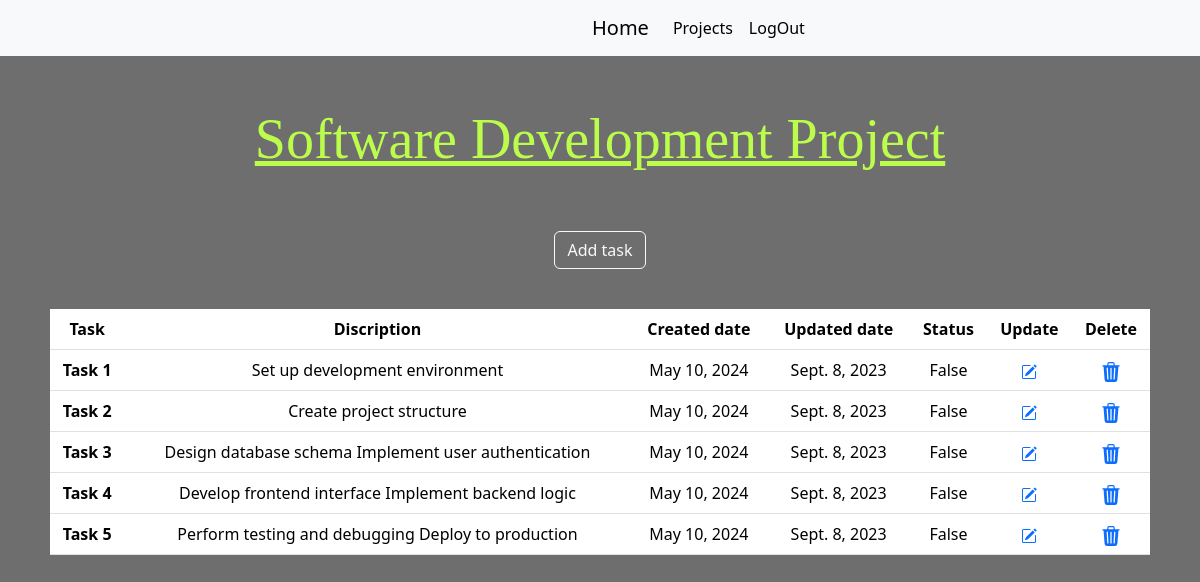
The page /Task_Page/Software Development Project/ on the database its author committed.
### ToDoApp/models.py (models this page shows)
class Projects(models.Model):
    Title = models.CharField(max_length=100,null=True,blank=True)
    Cdate =  models.DateField(default=datetime.date.today)

class TaskDB(models.Model):
    TitleT = models.CharField(max_length=100, null=True, blank=True)
    Task = models.CharField(max_length=100,null=True,blank=True)
    Discription = models.CharField(max_length=100,null=True,blank=True)
    status = models.BooleanField(default=False)
    Cdate =  models.DateField(default=datetime.date.today)
    Udate =  models.DateField(default=datetime.date.today)

### ToDoApp/views.py (the view)
# urls.py: path('Task_Page/<T>/',views.Task_Page,name="Task_Page"),
def Task_Page(request,T):
    y = Projects.objects.get(Title=T)
    x = TaskDB.objects.filter(TitleT=T)
    return render(request,"TaskPage.html",{'x':x,'y':y})

### ToDoApp/templates/TaskPage.html (shortened to what this page needs)
<!DOCTYPE html>
<html lang="en">
<head>
    <link href="https://cdn.jsdelivr.net/npm/bootstrap@5.3.3/dist/css/bootstrap.min.css" rel="stylesheet">
</head>
<body style="background-color: #6E6E6E;color:#BCFD4C">
<div style="text-align:center;">
    <nav class="navbar navbar-expand-lg bg-body-tertiary">
  <div class="container-fluid">
    <a class="navbar-brand" style="margin-left:580px" href="{% url 'HomePage' %}">Home</a>
    <div class="collapse navbar-collapse" id="navbarNav">
      <ul class="navbar-nav">
        <li class="nav-item">
          <a class="nav-link active" aria-current="page" href="{% url 'HomePage' %}">Projects</a>
        </li>
        <li class="nav-item">
          <a class="nav-link active" aria-current="page" href="{% url 'user_logout' %}">LogOut</a>
        </li>
      </ul>
    </div>
  </div>
</nav>
</div>
<div >
     <div style="text-align:center;">
        <u><h1 style="font-family: Georgia, 'Times New Roman', Times, serif;font-weight: 500;margin-top:50px;font-size: 350%;color:#BCFD4C">{{y.Title}}</h1></u>
    <button type="button" class="btn btn-outline-light" style="margin-top:50px;text-align:center;"  class="btn btn-primary" data-bs-toggle="modal" data-bs-target="#staticBackdrop">
  Add task
</button>
    </div>
    <div>
        <div style="margin-top:40px;margin-left:50px;margin-right:50px;text-align:center">
        <table class="table table-hover" >
  <thead>
    <tr>
      <th scope="col">Task</th>
      <th scope="col">Discription</th>
      <th scope="col">Created date</th>
      <th scope="col">Updated date</th>
        <th scope="col">Status</th>
        <th scope="col">Update</th>
        <th scope="col">Delete</th>
    </tr>
  </thead>
  <tbody>
  {% for i in x %}
    <tr>
      <th>{{i.Task}}</th>
      <td>{{i.Discription}}</td>
      <td>{{i.Cdate}}</td>
        <td>{{i.Udate}}</td>
        <td>{{i.status}} </td>
        <td><a href="{% url 'EditPage' uid=i.id %}" >
        </a></td>
        <td><a href="{% url 'deltask' tid=i.id %}"></a></td>
    </tr>
  {% endfor %}
  </tbody>
</table>
    </div>
    </div>
</div>
</body>
</html>

### rows shown on the page
Projects: Title "Software Development Project"
TaskDB: Task "Task 1", Discription "Set up development environment", Cdate "May 10, 2024", Udate "Sept. 8, 2023", status "False"
TaskDB: Task "Task 2", Discription "Create project structure", Cdate "May 10, 2024", Udate "Sept. 8, 2023", status "False"
TaskDB: Task "Task 3", Discription "Design database schema Implement user authentication", Cdate "May 10, 2024", Udate "Sept. 8, 2023", status "False"
TaskDB: Task "Task 4", Discription "Develop frontend interface Implement backend logic", Cdate "May 10, 2024", Udate "Sept. 8, 2023", status "False"
TaskDB: Task "Task 5", Discription "Perform testing and debugging Deploy to production", Cdate "May 10, 2024", Udate "Sept. 8, 2023", status "False"
